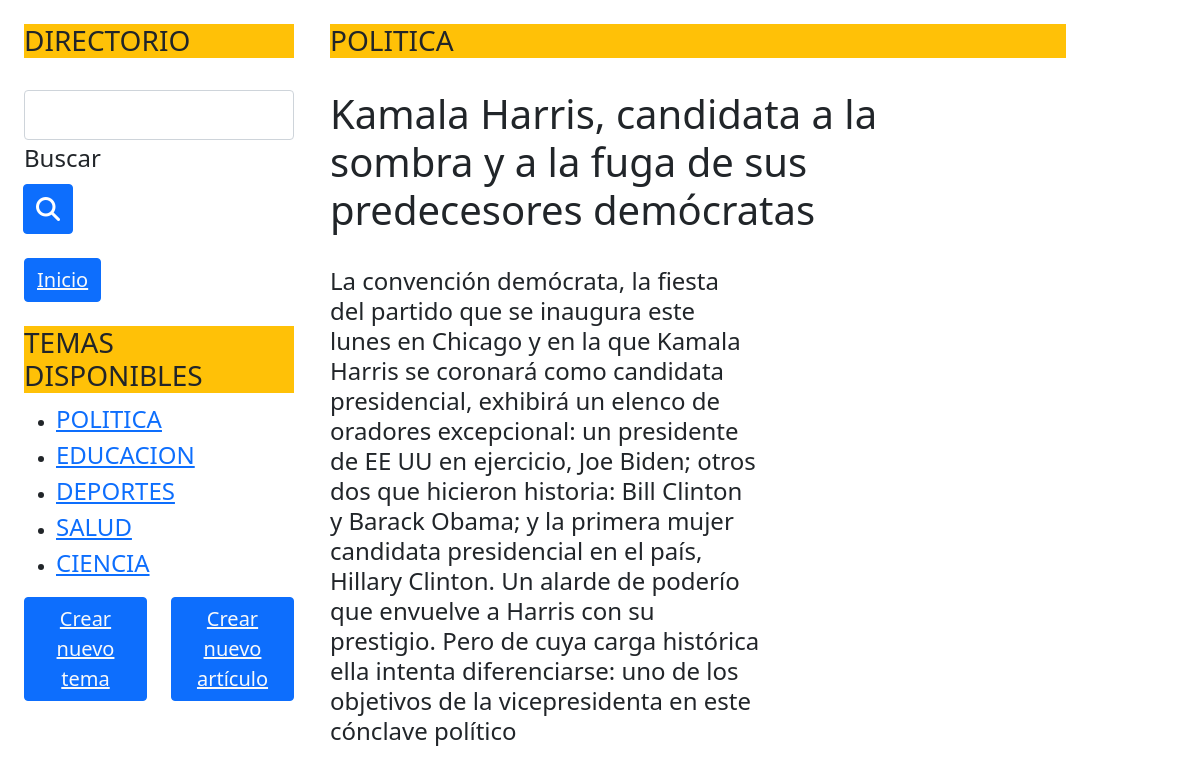
The page /vistaArticulos/1 on the database its author committed.
### wikiApp/models.py (models this page shows)
class Tema( models.Model ):
    nombreTema = models.CharField(max_length=48, null=True, blank=True)
    descripcionTema = models.CharField(max_length=256, null=True, blank=True)

class Articulo( models.Model ):
    nombreArticulo = models.CharField(max_length=48, null=True, blank=True)
    contenidoArticulo = models.CharField(max_length=256, null=True, blank=True)
    temaRelacionado = models.ForeignKey(Tema, null=True, blank=True, on_delete=models.SET_NULL)

### wikiApp/views.py (the view)
# urls.py: path('vistaArticulos/<str:idArticulo>', views.vistaArticulos, name='vistaArticulos'),
def vistaArticulos(request, idArticulo):
    temasRegistrados = Tema.objects.all().order_by('id')
    objArticulo = Articulo.objects.get(id=idArticulo)
    return render(request, 'vistaArticulos.html', {
        'temasRegistrados':temasRegistrados,
        'objArticulo':objArticulo})

### wikiApp/templates/vistaArticulos.html (shortened to what this page needs)
{% extends "layout.html" %}
{% block contenido %}
    <div>
        <br>
        <div class="h3 bg-warning">{{ objArticulo.temaRelacionado.nombreTema }}</div>
        <br>
        <div class="h1 col-9">
            {{ objArticulo.nombreArticulo }}
        </div>
        <br>
        <div class="col-7">
            <p class="lh-sm fs-4"> {{ objArticulo.contenidoArticulo }} </p>
        </div>
    </div>
{% endblock %}

### wikiApp/templates/layout.html (shortened to what this page needs)
{% load static %}
<!DOCTYPE html>
<html lang="es">
<head>
        <link href="https://cdn.jsdelivr.net/npm/bootstrap@5.0.2/dist/css/bootstrap.min.css" rel="stylesheet">
        <link rel="stylesheet" href="https://cdnjs.cloudflare.com/ajax/libs/font-awesome/6.4.0/css/all.min.css" />
</head>
<body>
        <div class="row px-4">
            <div class="col-3">
                <br>
                <div class="h3 bg-warning"> DIRECTORIO </div>
                <br>
                <div>
                <form class="row" method="post" action="{% url 'wikiApp:resultadosBusqueda' %}">
                    <div class="input-group">
                        <div class="form-outline" data-mdb-input-init>
                            <input type="search" id="form1" class="form-control fs-4" name="buscarArticulo" required/>
                            <label class="form-label fs-4" for="form1">Buscar</label>
                        </div>
                        <div>
                            <button type="submit" class="btn btn-primary fs-4" data-mdb-ripple-init>
                            <i class="fas fa-search"></i>
                            </button>
                        </div>
                    </div>
                </form>
                </div>
                <br>
                    <div class="col-5">
                        <button type="button" class="btn btn-primary"><a class="link-light fs-5" href="{% url 'wikiApp:principal' %}">Inicio</a></button>
                    </div>
                <br>
                <div>
                    <div class="h3 bg-warning">TEMAS DISPONIBLES</div>
                    <ul>
                        {% for tema in temasRegistrados %}
                            <li><a class="fs-4" href="{% url 'wikiApp:articulosPorTema' tema.id %}">{{ tema.nombreTema }}</a></li>
                        {% endfor %}
                    </ul>
                </div>
                <div class="row justify-content-around">
                    <div class="col-6">
                        <button type="button" class="btn btn-primary"><a class="link-light fs-5" href="{% url 'wikiApp:nuevoTema' %}">Crear nuevo tema</a></button>
                    </div>
                    <div class="col-6">
                        <button type="button" class="btn btn-primary"><a class="link-light fs-5" href="{% url 'wikiApp:nuevoArticulo' %}">Crear nuevo artículo</a></button>
                    </div>
                </div>
            </div>
            <div class="px-4 col-8">
                {% block contenido %}
                {% endblock %}
            </div>
        </div>
</body>
</html>

### rows shown on the page
Tema: nombreTema "POLITICA"
Tema: nombreTema "EDUCACION"
Tema: nombreTema "DEPORTES"
Tema: nombreTema "SALUD"
Tema: nombreTema "CIENCIA"
Articulo: temaRelacionado.nombreTema "POLITICA", nombreArticulo "Kamala Harris, candidata a la sombra y a la fuga de sus predecesores demócratas", contenidoArticulo "La convención demócrata, la fiesta del partido que se inaugura este lunes en Chicago y en la que Kamala Harris se coronará como candidata presidencial, exhibirá un elenco de oradores excepcional: un presidente de EE UU en ejercicio, Joe Biden; otros dos que hicieron historia: Bill Clinton y Barack Obama; y la primera mujer candidata presidencial en el país, Hillary Clinton. Un alarde de poderío que envuelve a Harris con su prestigio. Pero de cuya carga histórica ella intenta diferenciarse: uno de los objetivos de la vicepresidenta en este cónclave político"
